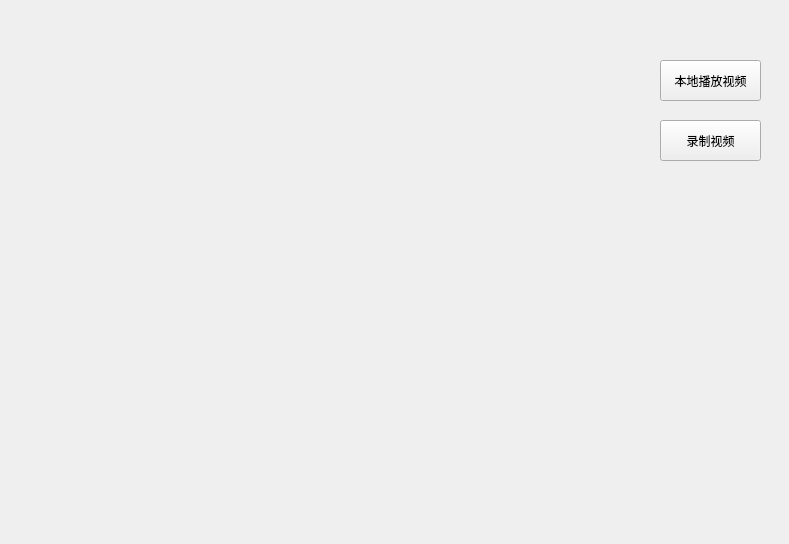
<?xml version="1.0" encoding="UTF-8"?>
<ui version="4.0">
 <class>login</class>
 <widget class="QWidget" name="login">
  <property name="geometry">
   <rect>
    <x>0</x>
    <y>0</y>
    <width>789</width>
    <height>544</height>
   </rect>
  </property>
  <property name="windowTitle">
   <string>Form</string>
  </property>
  <widget class="QPushButton" name="pb_local_play">
   <property name="geometry">
    <rect>
     <x>660</x>
     <y>60</y>
     <width>101</width>
     <height>41</height>
    </rect>
   </property>
   <property name="text">
    <string>本地播放视频</string>
   </property>
  </widget>
  <widget class="QPushButton" name="pb_recorder">
   <property name="geometry">
    <rect>
     <x>660</x>
     <y>120</y>
     <width>101</width>
     <height>41</height>
    </rect>
   </property>
   <property name="text">
    <string>录制视频</string>
   </property>
  </widget>
 </widget>
 <resources/>
 <connections/>
</ui>
